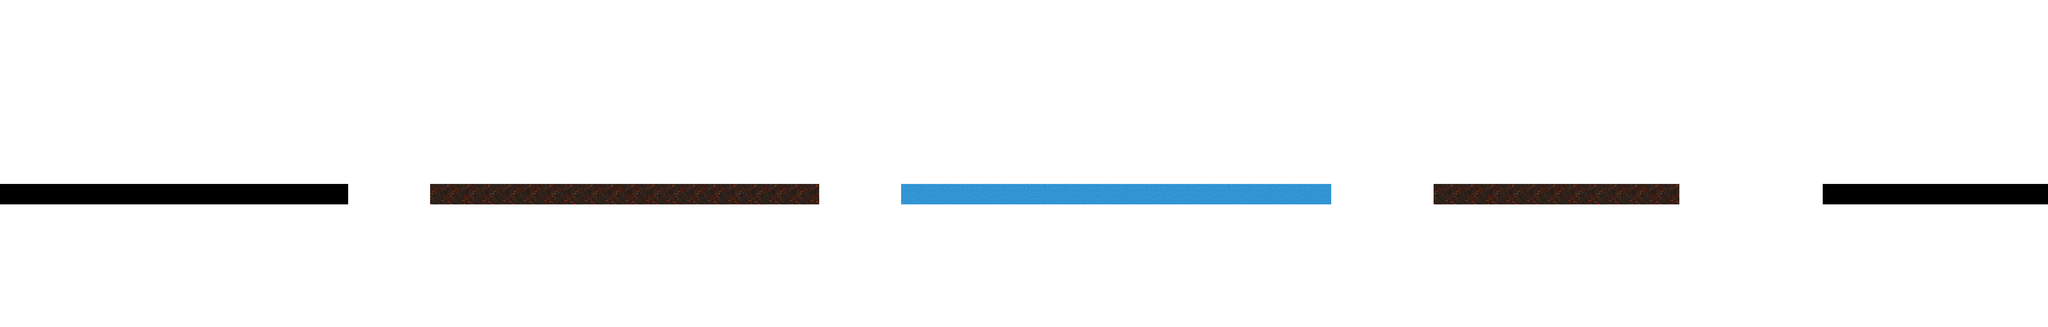

Rendered tile map (Tiled .tmx) drawn with the repository's tilesets; below, a short description and the map source with its tile grids summarised:
An orthogonal 100x16 tile map with 64x64 px tiles, 4 tile layers (Background, BlackGround, FireGround, WaterGround) and 5 objects.

<map version="1.0" orientation="orthogonal" renderorder="right-down" width="100" height="16" tilewidth="64" tileheight="64" nextobjectid="6">
 <tileset firstgid="1" name="Tiles" tilewidth="64" tileheight="64" spacing="2" margin="2" tilecount="7">
  <image source="Tiles.png" width="512" height="128" />
 </tileset>
 <layer name="Background" width="100" height="16">
  <data>[1600 cells, 1600 non-empty, 1 distinct tile ids]</data>
 </layer>
 <layer name="BlackGround" width="100" height="16">
  <data>[1600 cells, 28 non-empty, 1 distinct tile ids]</data>
 </layer>
 <layer name="FireGround" width="100" height="16">
  <data>[1600 cells, 31 non-empty, 1 distinct tile ids]</data>
 </layer>
 <layer name="WaterGround" width="100" height="16">
  <data>[1600 cells, 21 non-empty, 1 distinct tile ids]</data>
 </layer>
 <objectgroup name="BlackGround">
  <object id="1" x="0" y="576" width="1088" height="64" />
  <object id="2" x="5696" y="576" width="704" height="64" />
 </objectgroup>
 <objectgroup name="FireGround">
  <object id="3" x="4480" y="576" width="768" height="64" />
  <object id="4" x="1344" y="576" width="1216" height="64" />
 </objectgroup>
 <objectgroup name="WaterGround">
  <object id="5" x="2816" y="576" width="1344" height="64" />
 </objectgroup>
</map>
